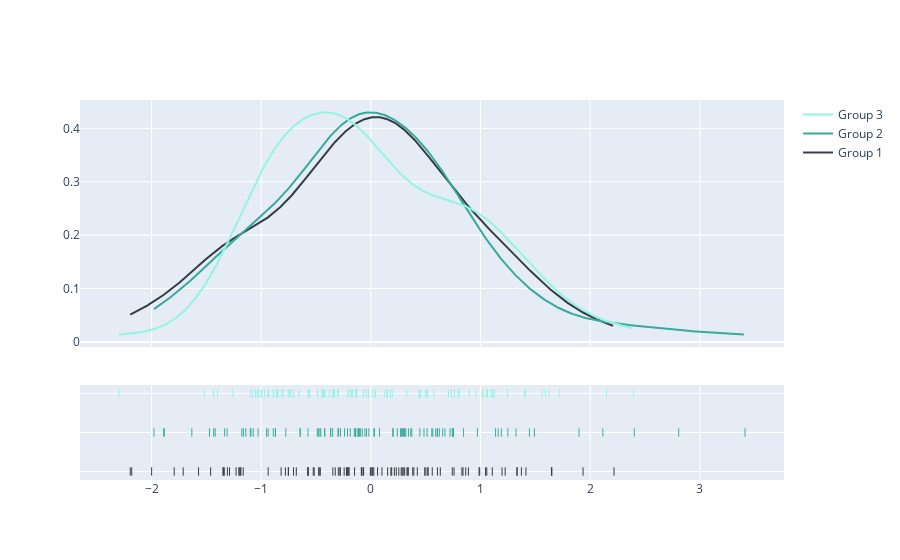

Notebook code for this chart:
### Code cell
fig = ff.create_distplot(hist_data, group_labels, show_hist=False, colors=colors)
fig.show()

### Figure 1 — Plotly figure (JSON) as saved in the notebook; plotly's stock layout.template omitted (floating-point values rounded to 4 significant figures; data arrays with more than 128 entries replaced by an {"elided": "..."} marker saying what was removed)
{"data": [{"legendgroup": "Group 1", "marker": {"color": "#333F44"}, "mode": "lines", "name": "Group 1", "showlegend": true, "type": "scatter", "x": {"elided": "500 float values"}, "xaxis": "x", "y": {"elided": "500 float values"}, "yaxis": "y"}, {"legendgroup": "Group 2", "marker": {"color": "#37AA9C"}, "mode": "lines", "name": "Group 2", "showlegend": true, "type": "scatter", "x": {"elided": "500 float values"}, "xaxis": "x", "y": {"elided": "500 float values"}, "yaxis": "y"}, {"legendgroup": "Group 3", "marker": {"color": "#94F3E4"}, "mode": "lines", "name": "Group 3", "showlegend": true, "type": "scatter", "x": {"elided": "500 float values"}, "xaxis": "x", "y": {"elided": "500 float values"}, "yaxis": "y"}, {"legendgroup": "Group 1", "marker": {"color": "#333F44", "symbol": "line-ns-open"}, "mode": "markers", "name": "Group 1", "showlegend": false, "type": "scatter", "x": [-0.8183, 0.9869, 1.647, 0.3817, -0.004323, 0.759, -0.7792, -1.349, 0.6335, -0.5167, -0.3245, -0.9364, 0.502, 0.2768, 0.3083, 1.651, -0.2009, -0.471, 0.1016, -1.461, 2.218, -1.229, -0.212, -0.751, 1.335, 1.332, 1.058, -0.07161, 0.89, -0.7532, 0.2955, 0.5222, 0.3923, 0.8405, 0.5601, -0.2813, 1.225, 0.01001, 0.9931, -0.2224, -0.5718, -1.999, 1.197, 0.1901, 0.8306, -0.7049, 0.6072, 0.4914, 1.046, 0.7425, -0.08669, 1.935, 1.108, 0.3294, 0.2144, -0.219, -1.308, -0.6797, -0.5749, 0.2317, 0.0001237, 0.1533, 0.1826, -0.1483, -1.201, -2.181, -0.3461, -0.5734, -1.289, 0.4237, -1.164, -0.06561, 0.8652, 1.373, -0.1993, -1.203, -1.571, -1.345, 0.2861, 0.5189, -0.2964, -1.336, -1.185, -0.5251, 0.01606, -0.08415, -1.19, -1.793, -0.2793, -0.4608, -0.2432, 0.3412, -1.711, -0.4753, 0.02664, -2.194, 1.415, 0.2548, 0.06143, 0.3368], "xaxis": "x", "y": ["Group 1", "Group 1", "Group 1", "Group 1", "Group 1", "Group 1", "Group 1", "Group 1", "Group 1", "Group 1", "Group 1", "Group 1", "Group 1", "Group 1", "Group 1", "Group 1", "Group 1", "Group 1", "Group 1", "Group 1", "Group 1", "Group 1", "Group 1", "Group 1", "Group 1", "Group 1", "Group 1", "Group 1", "Group 1", "Group 1", "Group 1", "Group 1", "Group 1", "Group 1", "Group 1", "Group 1", "Group 1", "Group 1", "Group 1", "Group 1", "Group 1", "Group 1", "Group 1", "Group 1", "Group 1", "Group 1", "Group 1", "Group 1", "Group 1", "Group 1", "Group 1", "Group 1", "Group 1", "Group 1", "Group 1", "Group 1", "Group 1", "Group 1", "Group 1", "Group 1", "Group 1", "Group 1", "Group 1", "Group 1", "Group 1", "Group 1", "Group 1", "Group 1", "Group 1", "Group 1", "Group 1", "Group 1", "Group 1", "Group 1", "Group 1", "Group 1", "Group 1", "Group 1", "Group 1", "Group 1", "Group 1", "Group 1", "Group 1", "Group 1", "Group 1", "Group 1", "Group 1", "Group 1", "Group 1", "Group 1", "Group 1", "Group 1", "Group 1", "Group 1", "Group 1", "Group 1", "Group 1", "Group 1", "Group 1", "Group 1"], "yaxis": "y2"}, {"legendgroup": "Group 2", "marker": {"color": "#37AA9C", "symbol": "line-ns-open"}, "mode": "markers", "name": "Group 2", "showlegend": false, "type": "scatter", "x": [-1.177, -1.978, -0.1874, -0.9361, -0.5735, 1.249, 0.2, 0.7224, -0.7756, 1.446, 0.9715, -1.433, 0.3638, -0.2126, -0.3654, 0.4849, -0.1378, -0.4644, 0.7534, -0.4206, 1.137, 0.343, -0.8703, 0.7428, -1.42, -1.884, -0.4209, 0.5134, -0.6455, -0.3675, -1.632, -0.03916, -1.333, 1.161, -0.1059, 0.02811, 1.491, 1.324, 0.655, -0.294, -1.1, 0.31, -0.1183, 0.3186, -0.01806, -0.05411, 2.403, -0.4789, 0.6061, -0.2999, 0.2416, 0.4477, -0.1509, 2.808, 0.2795, 0.2713, -0.4566, 0.8448, 0.6083, -1.311, 0.7476, 0.03322, 0.304, -1.072, 0.5921, -0.8701, -0.109, 2.116, 0.7542, -1.093, -0.0956, 1.898, 0.6248, 3.413, -1.89, -1.029, -0.368, -0.1396, 0.2038, 0.5652, -0.2399, -1.472, -0.2763, -1.14, -1.162, 0.2976, -0.111, -0.3479, -0.1407, -0.6435, -0.9504, -0.89, 0.3739, 0.676, 0.07927, 0.2871, 0.5558, 1.19, -0.07863, -0.4884], "xaxis": "x", "y": ["Group 2", "Group 2", "Group 2", "Group 2", "Group 2", "Group 2", "Group 2", "Group 2", "Group 2", "Group 2", "Group 2", "Group 2", "Group 2", "Group 2", "Group 2", "Group 2", "Group 2", "Group 2", "Group 2", "Group 2", "Group 2", "Group 2", "Group 2", "Group 2", "Group 2", "Group 2", "Group 2", "Group 2", "Group 2", "Group 2", "Group 2", "Group 2", "Group 2", "Group 2", "Group 2", "Group 2", "Group 2", "Group 2", "Group 2", "Group 2", "Group 2", "Group 2", "Group 2", "Group 2", "Group 2", "Group 2", "Group 2", "Group 2", "Group 2", "Group 2", "Group 2", "Group 2", "Group 2", "Group 2", "Group 2", "Group 2", "Group 2", "Group 2", "Group 2", "Group 2", "Group 2", "Group 2", "Group 2", "Group 2", "Group 2", "Group 2", "Group 2", "Group 2", "Group 2", "Group 2", "Group 2", "Group 2", "Group 2", "Group 2", "Group 2", "Group 2", "Group 2", "Group 2", "Group 2", "Group 2", "Group 2", "Group 2", "Group 2", "Group 2", "Group 2", "Group 2", "Group 2", "Group 2", "Group 2", "Group 2", "Group 2", "Group 2", "Group 2", "Group 2", "Group 2", "Group 2", "Group 2", "Group 2", "Group 2", "Group 2"], "yaxis": "y2"}, {"legendgroup": "Group 3", "marker": {"color": "#94F3E4", "symbol": "line-ns-open"}, "mode": "markers", "name": "Group 3", "showlegend": false, "type": "scatter", "x": [-0.2984, -0.1299, -1.095, -0.486, 0.5057, 0.5742, -1.518, -0.06923, 0.1449, 0.179, -0.8129, -0.02249, -0.9313, 0.5202, 1.125, 0.3268, 1.626, 0.7083, -0.03994, -0.3352, -0.1765, -1.257, 1.411, 1.248, -1.001, 1.718, -0.9382, -0.3789, 0.04231, 0.1796, -0.994, 0.4519, -0.1967, 1.397, -0.8897, 0.01781, 0.8981, 0.03823, -0.7536, 0.1542, -0.2095, 0.9573, -0.1388, -1.397, 2.149, -0.8517, -0.7955, -0.4193, -0.6561, 0.7622, 0.7362, -0.7285, -0.4363, -0.3375, 0.8042, 0.5008, 1.02, 1.125, -0.4218, -0.8863, 0.7081, -0.8593, -0.132, 1.022, -0.3019, -1.035, -1.052, 1.053, -0.4863, -0.8472, -0.5694, -1.433, -0.5726, -0.1289, 0.7973, -0.7425, -0.1657, 1.561, -0.3363, -0.3475, -1.078, -1.026, -0.8522, -0.9701, 2.397, 1.592, 0.1231, 1.064, 0.1955, 1.097, 0.8003, -0.7048, -0.431, 0.4403, -0.4477, -2.297, -0.06638, 0.441, -0.5575, 1.108], "xaxis": "x", "y": ["Group 3", "Group 3", "Group 3", "Group 3", "Group 3", "Group 3", "Group 3", "Group 3", "Group 3", "Group 3", "Group 3", "Group 3", "Group 3", "Group 3", "Group 3", "Group 3", "Group 3", "Group 3", "Group 3", "Group 3", "Group 3", "Group 3", "Group 3", "Group 3", "Group 3", "Group 3", "Group 3", "Group 3", "Group 3", "Group 3", "Group 3", "Group 3", "Group 3", "Group 3", "Group 3", "Group 3", "Group 3", "Group 3", "Group 3", "Group 3", "Group 3", "Group 3", "Group 3", "Group 3", "Group 3", "Group 3", "Group 3", "Group 3", "Group 3", "Group 3", "Group 3", "Group 3", "Group 3", "Group 3", "Group 3", "Group 3", "Group 3", "Group 3", "Group 3", "Group 3", "Group 3", "Group 3", "Group 3", "Group 3", "Group 3", "Group 3", "Group 3", "Group 3", "Group 3", "Group 3", "Group 3", "Group 3", "Group 3", "Group 3", "Group 3", "Group 3", "Group 3", "Group 3", "Group 3", "Group 3", "Group 3", "Group 3", "Group 3", "Group 3", "Group 3", "Group 3", "Group 3", "Group 3", "Group 3", "Group 3", "Group 3", "Group 3", "Group 3", "Group 3", "Group 3", "Group 3", "Group 3", "Group 3", "Group 3", "Group 3"], "yaxis": "y2"}], "layout": {"autosize": true, "barmode": "overlay", "hovermode": "closest", "legend": {"traceorder": "reversed"}, "xaxis": {"anchor": "y2", "autorange": true, "domain": [0, 1], "range": [-2.657, 3.772], "type": "linear", "zeroline": false}, "yaxis": {"anchor": "free", "autorange": true, "domain": [0.35, 1], "position": 0, "range": [-0.00949, 0.4531], "type": "linear"}, "yaxis2": {"anchor": "x", "autorange": true, "domain": [0, 0.25], "dtick": 1, "range": [-0.3636, 2.364], "showticklabels": false, "type": "category"}}}
